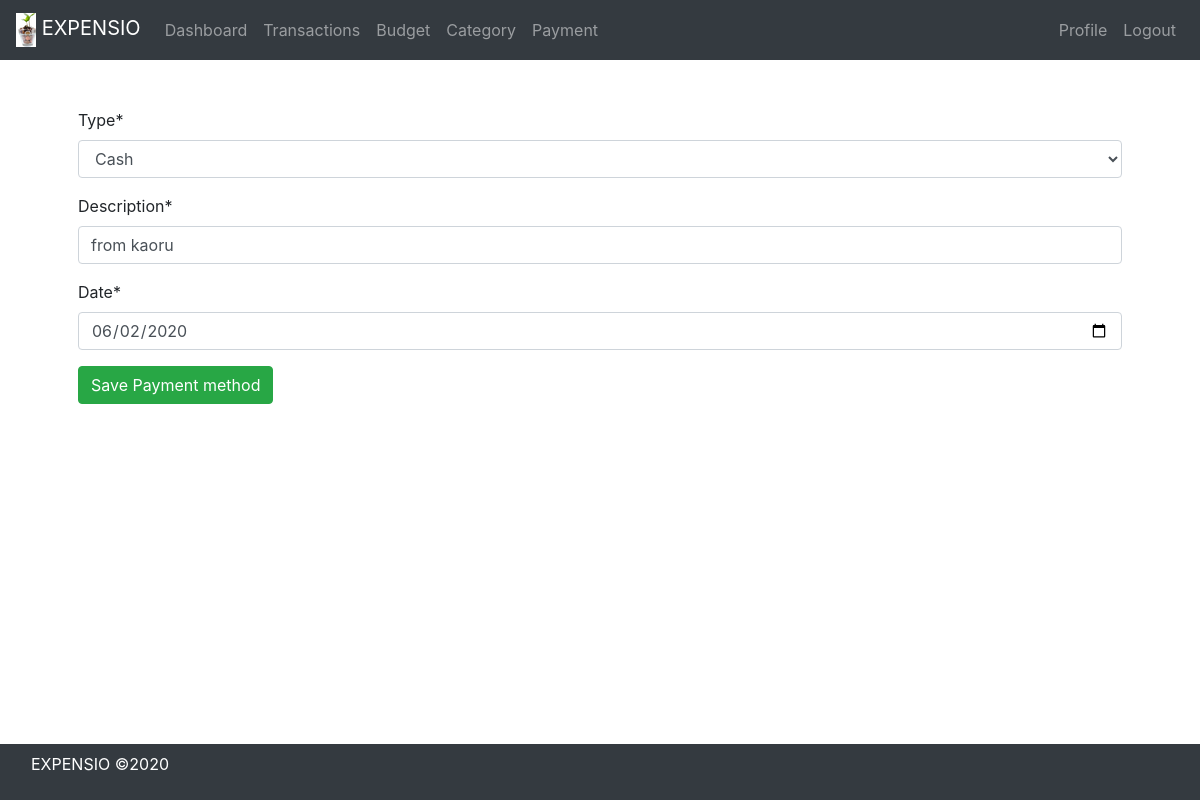
Screenshot of /payment/1/edit (signed in) with the database file from the repository.
### payment/models.py (models this page shows, shortened)
class Payment(models.Model):
    VISA = "VISA"
    MASTERCARD = "MASTERCARD"
    BANK = "BANK"
    CRYPTO = "CRYPTO"
    CASH = "CASH"
    PAYMENT_TYPE = [
        (CASH, "Cash"),
        (VISA, "Visa"),
        (MASTERCARD, "Mastercard"),
        (BANK, "Bank"),
        (CRYPTO, "Crypto"),
    ]
    type = models.CharField(max_length=50, choices=PAYMENT_TYPE, default=CASH, )
    date = models.DateTimeField()
    description = models.CharField(max_length=100, default="")
    user = models.ForeignKey("auth.User", on_delete=models.CASCADE)

### payment/views.py (the view)
# urls.py: path("<int:pk>/edit", login_required(PaymentEditView.as_view()), name="edit_payment"),
class PaymentEditView(UpdateView):
    form_class = PaymentForm
    model = Payment
    success_url = "/payment"
    template_name = "add_payment.html"
    def get_object(self, *args, **kwargs):
        expense_found = super(PaymentEditView, self).get_object(*args, **kwargs)
        if not expense_found.user == self.request.user:
            raise Http404
        return expense_found

### payment/views.py
class PaymentForm(forms.ModelForm):
    class Meta:
        model = Payment
        fields = ("type", "description", "date")
        widgets = {"date": DateInput()}

### payment/templates/add_payment.html (shortened to what this page needs)
{% extends 'base.html' %}
{% load crispy_forms_tags %}
{% block content %}
    <form method="POST">
        {{ form | crispy }}
        <button type="submit" class="btn btn-success">Save Payment method</button>
    </form>
{% endblock %}

### rows the page displays
Payment: type "Cash", description "from kaoru", date "06/02/2020"
